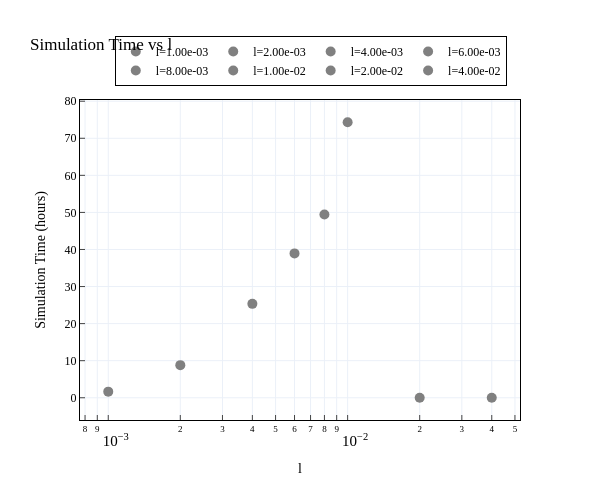

Write notebook code for a chart like this one.
### Code cell
fig_sim_time = go.Figure()
for (config_vals, group_indices), color in zip(sorted_groups, colors):
    subset = df.loc[group_indices]
    simulation_times = []
    colors_new = []

    for _, row in subset.iterrows():
        df_run = load_simulation_h5(row["path"])
        simulation_time = df_run["simulation_time"].iloc[0]
        simulation_times.append(simulation_time / 60 / 60)  # Convert to hours

        if config_vals[-1] == -10.0:
            colors_new.append("red")
        else:
            colors_new.append("gray")

    current_val = subset.iloc[0][order_by]
    label = f"{order_by}={current_val:.2e}"
    fig_sim_time.add_trace(
        go.Scatter(
            x=[current_val] * len(simulation_times),
            y=simulation_times,
            mode="markers",
            marker=dict(color=colors_new, size=10),
            name=label,
        )
    )
fig_sim_time.layout = get_layout()
fig_sim_time.update_layout(
    title="Simulation Time vs " + order_by,
    xaxis_title=order_by,
    yaxis_title="Simulation Time (hours)",
    xaxis_type="log",
    yaxis_type="linear",
)
fig_sim_time.show()

### Figure 1 — Plotly figure (JSON) as saved in the notebook; plotly's stock layout.template omitted (floating-point values rounded to 4 significant figures)
{"data": [{"marker": {"color": ["gray"], "size": 10}, "mode": "markers", "name": "l=1.00e-03", "type": "scatter", "x": [0.001], "y": [1.646]}, {"marker": {"color": ["gray"], "size": 10}, "mode": "markers", "name": "l=2.00e-03", "type": "scatter", "x": [0.002], "y": [8.799]}, {"marker": {"color": ["gray"], "size": 10}, "mode": "markers", "name": "l=4.00e-03", "type": "scatter", "x": [0.004], "y": [25.33]}, {"marker": {"color": ["gray"], "size": 10}, "mode": "markers", "name": "l=6.00e-03", "type": "scatter", "x": [0.006], "y": [38.94]}, {"marker": {"color": ["gray"], "size": 10}, "mode": "markers", "name": "l=8.00e-03", "type": "scatter", "x": [0.008], "y": [49.43]}, {"marker": {"color": ["gray"], "size": 10}, "mode": "markers", "name": "l=1.00e-02", "type": "scatter", "x": [0.01], "y": [74.32]}, {"marker": {"color": ["gray"], "size": 10}, "mode": "markers", "name": "l=2.00e-02", "type": "scatter", "x": [0.02], "y": [0]}, {"marker": {"color": ["gray"], "size": 10}, "mode": "markers", "name": "l=4.00e-02", "type": "scatter", "x": [0.04], "y": [0]}], "layout": {"font": {"color": "Black", "family": "Latin-Modern", "size": 12}, "height": 500, "legend": {"bgcolor": "rgba(255, 255, 255, 0.8)", "bordercolor": "black", "borderwidth": 1, "orientation": "h", "x": 0.97, "xanchor": "right", "y": 1.2, "yanchor": "top"}, "showlegend": true, "title": {"text": "Simulation Time vs l"}, "width": 600, "xaxis": {"exponentformat": "power", "linecolor": "black", "linewidth": 1, "mirror": true, "showgrid": true, "showline": true, "tickfont": {"size": 12}, "ticks": "inside", "title": {"text": "l"}, "type": "log", "zeroline": false}, "yaxis": {"exponentformat": "power", "linecolor": "black", "linewidth": 1, "mirror": true, "showgrid": true, "showline": true, "tickfont": {"size": 12}, "ticks": "inside", "title": {"text": "Simulation Time (hours)"}, "type": "linear", "zeroline": false}}}
